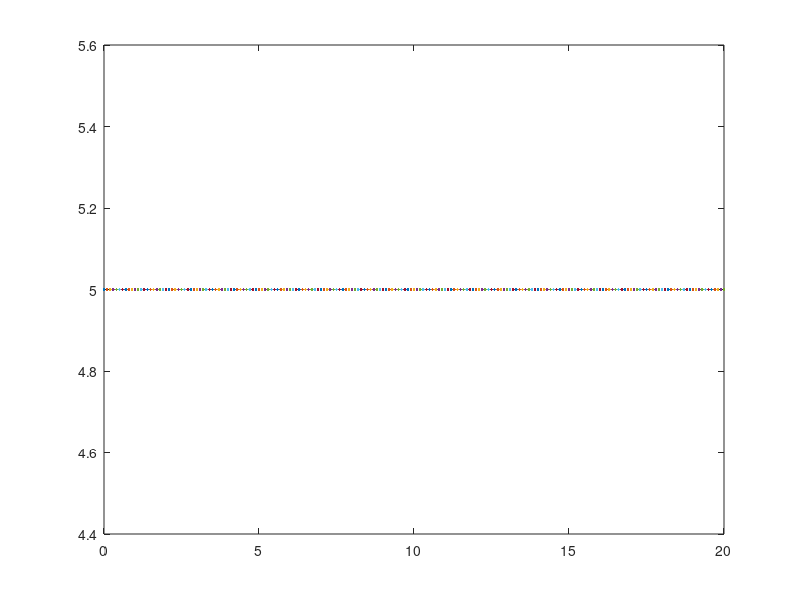

Write MATLAB code to recreate this figure. (Note: this script raises an error after producing the figure.)
clear
fun=input('input your function:  ','s');
f=inline(fun,'x','y','z');
x=0:0.1:20;
y=f(x,x,x);
figure(1)
clf()
plot(x,y)
hold on
title_value = subs(char(f), 'y', 'x')
title_value = subs(char(title_value), 'z', 'x')
title(char(title_value))
xlabel('x')
grid on
